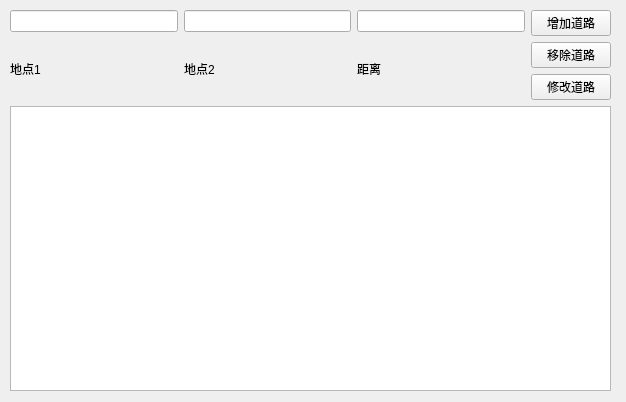
<?xml version="1.0" encoding="UTF-8"?>
<ui version="4.0">
 <class>SecuritySystem</class>
 <widget class="QWidget" name="SecuritySystem">
  <property name="geometry">
   <rect>
    <x>0</x>
    <y>0</y>
    <width>626</width>
    <height>402</height>
   </rect>
  </property>
  <property name="windowTitle">
   <string>道路信息变更</string>
  </property>
  <widget class="QWidget" name="layoutWidget">
   <property name="geometry">
    <rect>
     <x>10</x>
     <y>10</y>
     <width>601</width>
     <height>381</height>
    </rect>
   </property>
   <layout class="QGridLayout" name="gridLayout_3">
    <item row="0" column="0">
     <layout class="QHBoxLayout" name="horizontalLayout_2">
      <item>
       <layout class="QGridLayout" name="gridLayout">
        <item row="0" column="0" colspan="2">
         <layout class="QHBoxLayout" name="horizontalLayout"/>
        </item>
       </layout>
      </item>
     </layout>
    </item>
    <item row="1" column="0">
     <layout class="QHBoxLayout" name="horizontalLayout_3">
      <item>
       <layout class="QGridLayout" name="gridLayout_2">
        <item row="0" column="1">
         <widget class="QLineEdit" name="destLocationInput"/>
        </item>
        <item row="0" column="2">
         <widget class="QLineEdit" name="weightInput"/>
        </item>
        <item row="1" column="0">
         <widget class="QLabel" name="label_2">
          <property name="text">
           <string>地点1</string>
          </property>
         </widget>
        </item>
        <item row="0" column="0">
         <widget class="QLineEdit" name="srcLocationInput"/>
        </item>
        <item row="1" column="2">
         <widget class="QLabel" name="label_4">
          <property name="text">
           <string>距离</string>
          </property>
         </widget>
        </item>
        <item row="1" column="1">
         <widget class="QLabel" name="label_3">
          <property name="text">
           <string>地点2</string>
          </property>
         </widget>
        </item>
       </layout>
      </item>
      <item>
       <layout class="QVBoxLayout" name="verticalLayout">
        <item>
         <widget class="QPushButton" name="addEdgeBtn">
          <property name="text">
           <string>增加道路</string>
          </property>
         </widget>
        </item>
        <item>
         <widget class="QPushButton" name="removeEdgeBtn">
          <property name="text">
           <string>移除道路</string>
          </property>
         </widget>
        </item>
        <item>
         <widget class="QPushButton" name="modifyEdgeBtn">
          <property name="text">
           <string>修改道路</string>
          </property>
         </widget>
        </item>
       </layout>
      </item>
     </layout>
    </item>
    <item row="2" column="0">
     <widget class="QTextEdit" name="statusTextEdit">
      <property name="focusPolicy">
       <enum>Qt::NoFocus</enum>
      </property>
     </widget>
    </item>
   </layout>
  </widget>
 </widget>
 <resources/>
 <connections/>
</ui>
